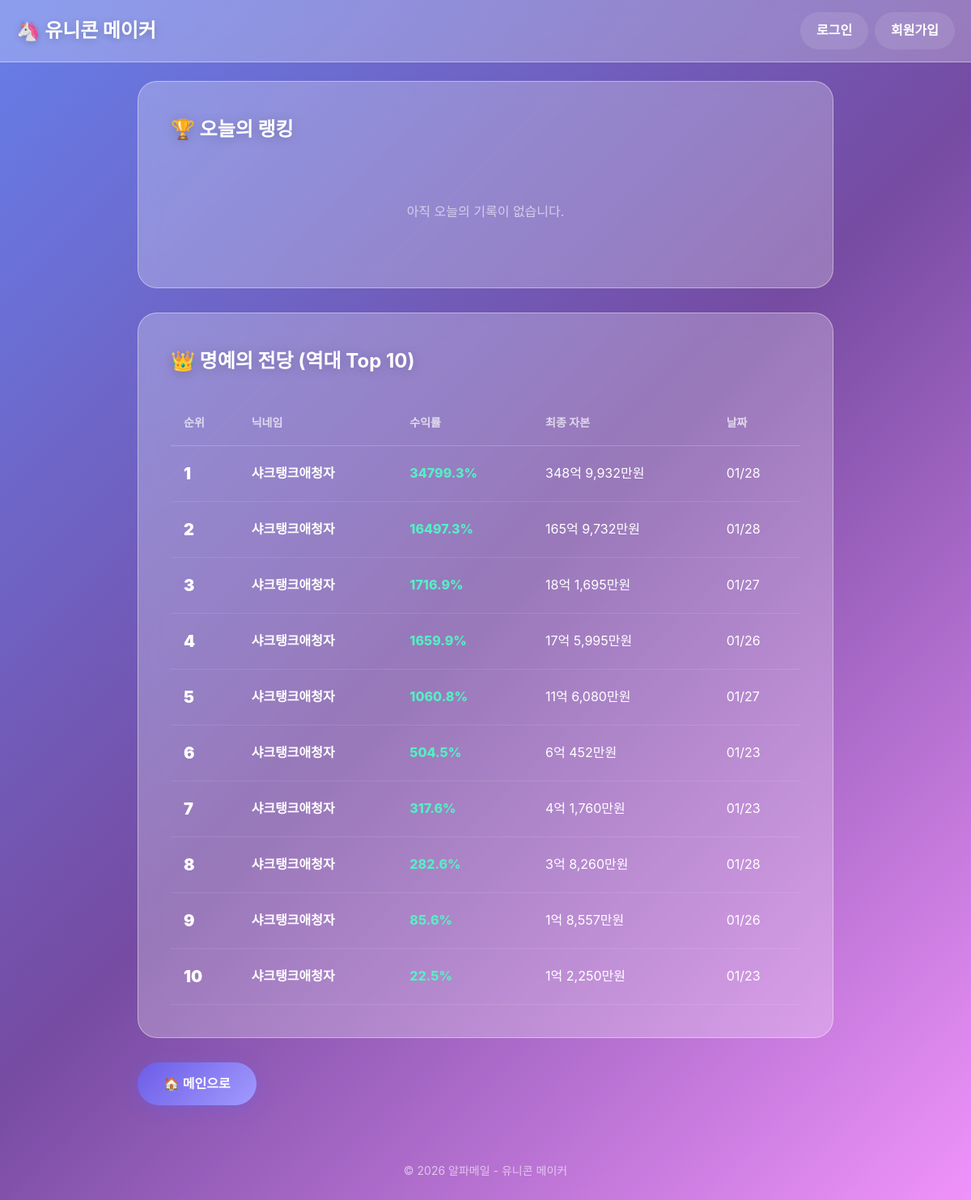
/ranking/, run on an earlier commit of the app's database.
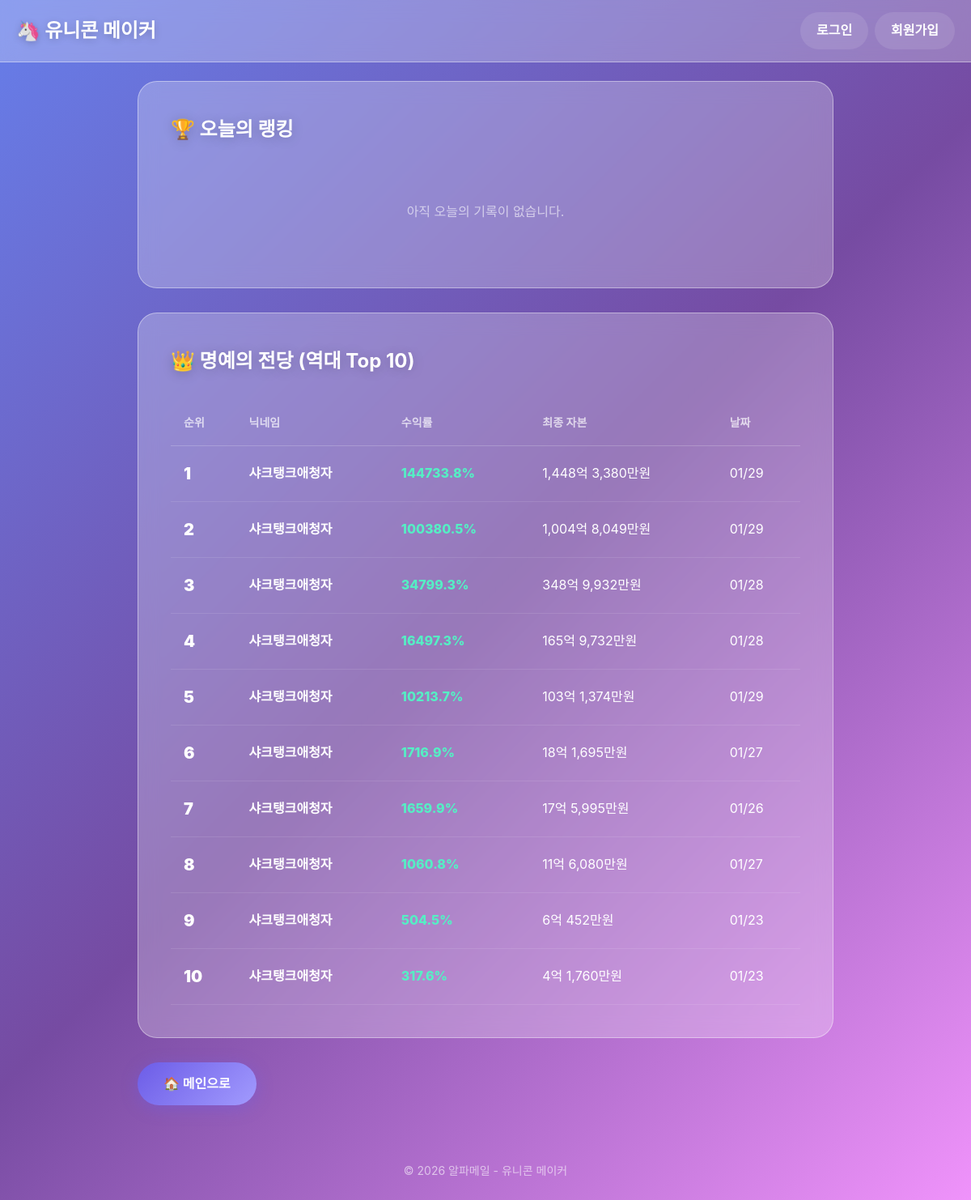
And on a later commit of the database.
### game/models.py (models this page shows, shortened)
class GameSession(models.Model):
    user = models.ForeignKey(
        User,
        on_delete=models.CASCADE,
        related_name='game_sessions',
        verbose_name='플레이어'
    )
    current_capital = models.BigIntegerField(
        default=10000,  # 만원 단위, 1억 = 10000
        verbose_name='현재 자본금(만원)'
    )
    remaining_chances = models.IntegerField(
        default=5,
        verbose_name='남은 기회'
    )
    is_finished = models.BooleanField(
        default=False,
        verbose_name='종료 여부'
    )
    final_profit_rate = models.FloatField(
        null=True,
        blank=True,
        verbose_name='최종 수익률(%)'
    )
    created_at = models.DateTimeField(
        auto_now_add=True,
        verbose_name='생성 시간'
    )
    remaining_reroles = models.IntegerField(
        default=5,
        verbose_name='남은 패스 횟수'
    )

class User(AbstractUser):
    nickname = models.CharField(
        max_length=20,
        unique=True,
        verbose_name='닉네임'
    )
    img_profile = models.ImageField(
        upload_to='profile/',
        blank=True,
        null=True,
        verbose_name='프로필 이미지'
    )
    best_profit_rate = models.FloatField(
        default=0.0,
        verbose_name='최고 수익률'
    )
    total_games = models.IntegerField(
        default=0,
        verbose_name='총 플레이 횟수'
    )

### game/views.py (the view)
# urls.py: path('ranking/', views.ranking_view, name='ranking'),
def ranking_view(request):
    today_ranking = get_today_ranking()
    hall_of_fame = get_hall_of_fame()
    context = {
        'today_ranking': today_ranking,
        'hall_of_fame': hall_of_fame,
    }
    return render(request, 'game/ranking.html', context)

### game/templatetags/number_filters.py (called while the page is built)
@register.filter
def korean_currency(value):
    try:
        value = int(value)
    except (ValueError, TypeError):
        return value
    if value == 0:
        return "0원"
    jo = value // 100000000  # 조
    remainder = value % 100000000
    eok = remainder // 10000  # 억
    man = remainder % 10000  # 만
    parts = []
    if jo > 0:
        parts.append(f"{jo:,}조")
    if eok > 0:
        parts.append(f"{eok:,}억")
    if man > 0:
        parts.append(f"{man:,}만원")
    elif parts:  # 억/조가 있는데 만원 단위가 0이면
        parts[-1] += "원"
    return " ".join(parts) if parts else "0원"

### game/views.py (called while the page is built)
def get_today_ranking():
    today = timezone.now().date()
    ranking = GameSession.objects.filter(
        is_finished=True,
        created_at__date=today
    ).order_by('-final_profit_rate')[:20]
    return ranking

def get_hall_of_fame():
    hall_of_fame = GameSession.objects.filter(
        is_finished=True
    ).order_by('-final_profit_rate')[:10]
    return hall_of_fame

### templates/game/ranking.html (shortened to what this page needs)
{% extends 'game/base.html' %}
{% load number_filters %}
{% block content %}
<div class="ranking-page">
    <section class="today-ranking">
        <h1>🏆 오늘의 랭킹</h1>
        {% if today_ranking %}
        <table class="ranking-table">
            <thead>
                <tr>
                    <th>순위</th>
                    <th>닉네임</th>
                    <th>수익률</th>
                    <th>최종 자본</th>
                </tr>
            </thead>
            <tbody>
                {% for session in today_ranking %}
                <tr class="{% if forloop.counter <= 3 %}top-rank{% endif %}">
                    <td class="rank">{{ forloop.counter }}</td>
                    <td class="nickname">{{ session.user.nickname }}</td>
                    <td class="profit {% if session.final_profit_rate >= 0 %}positive{% else %}negative{% endif %}">
                        {{ session.final_profit_rate|floatformat:1 }}%
                    </td>
                    <td class="capital">{{ session.current_capital|korean_currency }}</td>
                </tr>
                {% endfor %}
            </tbody>
        </table>
        {% else %}
        <p class="empty-message">아직 오늘의 기록이 없습니다.</p>
        {% endif %}
    </section>
    <section class="hall-of-fame">
        <h2>👑 명예의 전당 (역대 Top 10)</h2>
        {% if hall_of_fame %}
        <table class="ranking-table hall-of-fame-table">
            <thead>
                <tr>
                    <th>순위</th>
                    <th>닉네임</th>
                    <th>수익률</th>
                    <th>최종 자본</th>
                    <th>날짜</th>
                </tr>
            </thead>
            <tbody>
                {% for session in hall_of_fame %}
                <tr>
                    <td class="rank">{{ forloop.counter }}</td>
                    <td class="nickname">{{ session.user.nickname }}</td>
                    <td class="profit {% if session.final_profit_rate >= 0 %}positive{% else %}negative{% endif %}">{{ session.final_profit_rate|floatformat:1 }}%</td>
                    <td class="capital">{{ session.current_capital|korean_currency }}</td>
                    <td class="date">{{ session.created_at|date:"m/d" }}</td>
                </tr>
                {% endfor %}
            </tbody>
        </table>
        {% else %}
        <p class="empty-message">아직 기록이 없습니다.</p>
        {% endif %}
    </section>
    <div class="btn-group">
        <a href="{% url 'game:main' %}" class="btn btn-primary">🏠 메인으로</a>
    </div>
</div>
{% endblock %}

What changed in the data, as far as the page shows it:
no longer on this page (row unchanged): GameSession: user.nickname "샤크탱크애청자", final_profit_rate "282.6", current_capital|korean_currency "3억 8,260만원", created_at "01/28"
no longer on this page (row unchanged): GameSession: user.nickname "샤크탱크애청자", final_profit_rate "85.6", current_capital|korean_currency "1억 8,557만원", created_at "01/26"
no longer on this page (row unchanged): GameSession: user.nickname "샤크탱크애청자", final_profit_rate "22.5", current_capital|korean_currency "1억 2,250만원", created_at "01/23"
added GameSession: user.nickname "샤크탱크애청자", final_profit_rate "144733.8", current_capital|korean_currency "1,448억 3,380만원", created_at "01/29"
added GameSession: user.nickname "샤크탱크애청자", final_profit_rate "100380.5", current_capital|korean_currency "1,004억 8,049만원", created_at "01/29"
added GameSession: user.nickname "샤크탱크애청자", final_profit_rate "10213.7", current_capital|korean_currency "103억 1,374만원", created_at "01/29"
